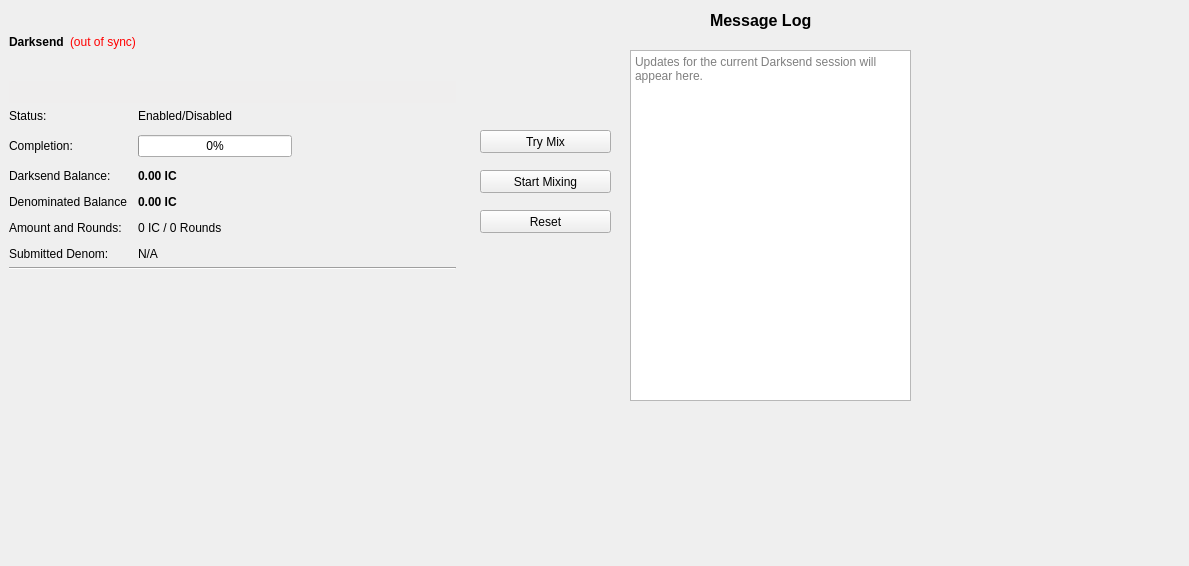
<?xml version="1.0" encoding="UTF-8"?>
<ui version="4.0">
 <class>DarksendPage</class>
 <widget class="QWidget" name="DarksendPage">
  <property name="geometry">
   <rect>
    <x>0</x>
    <y>0</y>
    <width>1189</width>
    <height>566</height>
   </rect>
  </property>
  <property name="windowTitle">
   <string>Form</string>
  </property>
  <widget class="QFrame" name="frameDarksend">
   <property name="geometry">
    <rect>
     <x>0</x>
     <y>0</y>
     <width>465</width>
     <height>350</height>
    </rect>
   </property>
   <property name="sizePolicy">
    <sizepolicy hsizetype="Expanding" vsizetype="Expanding">
     <horstretch>0</horstretch>
     <verstretch>0</verstretch>
    </sizepolicy>
   </property>
   <property name="minimumSize">
    <size>
     <width>0</width>
     <height>350</height>
    </size>
   </property>
   <property name="layoutDirection">
    <enum>Qt::LeftToRight</enum>
   </property>
   <property name="frameShape">
    <enum>QFrame::NoFrame</enum>
   </property>
   <property name="frameShadow">
    <enum>QFrame::Raised</enum>
   </property>
   <layout class="QVBoxLayout" name="verticalLayout_5">
    <item>
     <layout class="QHBoxLayout" name="horizontalLayout_5">
      <item>
       <widget class="QLabel" name="label_2">
        <property name="font">
         <font>
          <weight>75</weight>
          <bold>true</bold>
         </font>
        </property>
        <property name="text">
         <string>Darksend</string>
        </property>
       </widget>
      </item>
      <item>
       <widget class="QLabel" name="labelDarksendSyncStatus">
        <property name="toolTip">
         <string>The displayed information may be out of date. Your wallet automatically synchronizes with the Gelin network after a connection is established, but this process has not completed yet.</string>
        </property>
        <property name="styleSheet">
         <string notr="true">QLabel { color: red; }</string>
        </property>
        <property name="text">
         <string notr="true">(out of sync)</string>
        </property>
        <property name="alignment">
         <set>Qt::AlignLeading|Qt::AlignLeft|Qt::AlignVCenter</set>
        </property>
       </widget>
      </item>
      <item>
       <spacer name="horizontalSpacer_4">
        <property name="orientation">
         <enum>Qt::Horizontal</enum>
        </property>
        <property name="sizeHint" stdset="0">
         <size>
          <width>40</width>
          <height>20</height>
         </size>
        </property>
       </spacer>
      </item>
     </layout>
    </item>
    <item>
     <widget class="QPushButton" name="runAutoDenom">
      <property name="palette">
       <palette>
        <active>
         <colorrole role="WindowText">
          <brush brushstyle="SolidPattern">
           <color alpha="255">
            <red>0</red>
            <green>0</green>
            <blue>0</blue>
           </color>
          </brush>
         </colorrole>
         <colorrole role="Button">
          <brush brushstyle="SolidPattern">
           <color alpha="255">
            <red>239</red>
            <green>238</green>
            <blue>238</blue>
           </color>
          </brush>
         </colorrole>
         <colorrole role="Light">
          <brush brushstyle="SolidPattern">
           <color alpha="255">
            <red>255</red>
            <green>255</green>
            <blue>255</blue>
           </color>
          </brush>
         </colorrole>
         <colorrole role="Midlight">
          <brush brushstyle="SolidPattern">
           <color alpha="255">
            <red>247</red>
            <green>246</green>
            <blue>246</blue>
           </color>
          </brush>
         </colorrole>
         <colorrole role="Dark">
          <brush brushstyle="SolidPattern">
           <color alpha="255">
            <red>119</red>
            <green>119</green>
            <blue>119</blue>
           </color>
          </brush>
         </colorrole>
         <colorrole role="Mid">
          <brush brushstyle="SolidPattern">
           <color alpha="255">
            <red>159</red>
            <green>159</green>
            <blue>159</blue>
           </color>
          </brush>
         </colorrole>
         <colorrole role="Text">
          <brush brushstyle="SolidPattern">
           <color alpha="255">
            <red>0</red>
            <green>0</green>
            <blue>0</blue>
           </color>
          </brush>
         </colorrole>
         <colorrole role="BrightText">
          <brush brushstyle="SolidPattern">
           <color alpha="255">
            <red>255</red>
            <green>255</green>
            <blue>255</blue>
           </color>
          </brush>
         </colorrole>
         <colorrole role="ButtonText">
          <brush brushstyle="SolidPattern">
           <color alpha="255">
            <red>0</red>
            <green>0</green>
            <blue>0</blue>
           </color>
          </brush>
         </colorrole>
         <colorrole role="Base">
          <brush brushstyle="SolidPattern">
           <color alpha="255">
            <red>255</red>
            <green>255</green>
            <blue>255</blue>
           </color>
          </brush>
         </colorrole>
         <colorrole role="Window">
          <brush brushstyle="SolidPattern">
           <color alpha="255">
            <red>239</red>
            <green>238</green>
            <blue>238</blue>
           </color>
          </brush>
         </colorrole>
         <colorrole role="Shadow">
          <brush brushstyle="SolidPattern">
           <color alpha="255">
            <red>0</red>
            <green>0</green>
            <blue>0</blue>
           </color>
          </brush>
         </colorrole>
         <colorrole role="AlternateBase">
          <brush brushstyle="SolidPattern">
           <color alpha="255">
            <red>247</red>
            <green>246</green>
            <blue>246</blue>
           </color>
          </brush>
         </colorrole>
         <colorrole role="ToolTipBase">
          <brush brushstyle="SolidPattern">
           <color alpha="255">
            <red>255</red>
            <green>255</green>
            <blue>220</blue>
           </color>
          </brush>
         </colorrole>
         <colorrole role="ToolTipText">
          <brush brushstyle="SolidPattern">
           <color alpha="255">
            <red>0</red>
            <green>0</green>
            <blue>0</blue>
           </color>
          </brush>
         </colorrole>
        </active>
        <inactive>
         <colorrole role="WindowText">
          <brush brushstyle="SolidPattern">
           <color alpha="255">
            <red>0</red>
            <green>0</green>
            <blue>0</blue>
           </color>
          </brush>
         </colorrole>
         <colorrole role="Button">
          <brush brushstyle="SolidPattern">
           <color alpha="255">
            <red>239</red>
            <green>238</green>
            <blue>238</blue>
           </color>
          </brush>
         </colorrole>
         <colorrole role="Light">
          <brush brushstyle="SolidPattern">
           <color alpha="255">
            <red>255</red>
            <green>255</green>
            <blue>255</blue>
           </color>
          </brush>
         </colorrole>
         <colorrole role="Midlight">
          <brush brushstyle="SolidPattern">
           <color alpha="255">
            <red>247</red>
            <green>246</green>
            <blue>246</blue>
           </color>
          </brush>
         </colorrole>
         <colorrole role="Dark">
          <brush brushstyle="SolidPattern">
           <color alpha="255">
            <red>119</red>
            <green>119</green>
            <blue>119</blue>
           </color>
          </brush>
         </colorrole>
         <colorrole role="Mid">
          <brush brushstyle="SolidPattern">
           <color alpha="255">
            <red>159</red>
            <green>159</green>
            <blue>159</blue>
           </color>
          </brush>
         </colorrole>
         <colorrole role="Text">
          <brush brushstyle="SolidPattern">
           <color alpha="255">
            <red>0</red>
            <green>0</green>
            <blue>0</blue>
           </color>
          </brush>
         </colorrole>
         <colorrole role="BrightText">
          <brush brushstyle="SolidPattern">
           <color alpha="255">
            <red>255</red>
            <green>255</green>
            <blue>255</blue>
           </color>
          </brush>
         </colorrole>
         <colorrole role="ButtonText">
          <brush brushstyle="SolidPattern">
           <color alpha="255">
            <red>0</red>
            <green>0</green>
            <blue>0</blue>
           </color>
          </brush>
         </colorrole>
         <colorrole role="Base">
          <brush brushstyle="SolidPattern">
           <color alpha="255">
            <red>255</red>
            <green>255</green>
            <blue>255</blue>
           </color>
          </brush>
         </colorrole>
         <colorrole role="Window">
          <brush brushstyle="SolidPattern">
           <color alpha="255">
            <red>239</red>
            <green>238</green>
            <blue>238</blue>
           </color>
          </brush>
         </colorrole>
         <colorrole role="Shadow">
          <brush brushstyle="SolidPattern">
           <color alpha="255">
            <red>0</red>
            <green>0</green>
            <blue>0</blue>
           </color>
          </brush>
         </colorrole>
         <colorrole role="AlternateBase">
          <brush brushstyle="SolidPattern">
           <color alpha="255">
            <red>247</red>
            <green>246</green>
            <blue>246</blue>
           </color>
          </brush>
         </colorrole>
         <colorrole role="ToolTipBase">
          <brush brushstyle="SolidPattern">
           <color alpha="255">
            <red>255</red>
            <green>255</green>
            <blue>220</blue>
           </color>
          </brush>
         </colorrole>
         <colorrole role="ToolTipText">
          <brush brushstyle="SolidPattern">
           <color alpha="255">
            <red>0</red>
            <green>0</green>
            <blue>0</blue>
           </color>
          </brush>
         </colorrole>
        </inactive>
        <disabled>
         <colorrole role="WindowText">
          <brush brushstyle="SolidPattern">
           <color alpha="255">
            <red>119</red>
            <green>119</green>
            <blue>119</blue>
           </color>
          </brush>
         </colorrole>
         <colorrole role="Button">
          <brush brushstyle="SolidPattern">
           <color alpha="255">
            <red>239</red>
            <green>238</green>
            <blue>238</blue>
           </color>
          </brush>
         </colorrole>
         <colorrole role="Light">
          <brush brushstyle="SolidPattern">
           <color alpha="255">
            <red>255</red>
            <green>255</green>
            <blue>255</blue>
           </color>
          </brush>
         </colorrole>
         <colorrole role="Midlight">
          <brush brushstyle="SolidPattern">
           <color alpha="255">
            <red>247</red>
            <green>246</green>
            <blue>246</blue>
           </color>
          </brush>
         </colorrole>
         <colorrole role="Dark">
          <brush brushstyle="SolidPattern">
           <color alpha="255">
            <red>119</red>
            <green>119</green>
            <blue>119</blue>
           </color>
          </brush>
         </colorrole>
         <colorrole role="Mid">
          <brush brushstyle="SolidPattern">
           <color alpha="255">
            <red>159</red>
            <green>159</green>
            <blue>159</blue>
           </color>
          </brush>
         </colorrole>
         <colorrole role="Text">
          <brush brushstyle="SolidPattern">
           <color alpha="255">
            <red>119</red>
            <green>119</green>
            <blue>119</blue>
           </color>
          </brush>
         </colorrole>
         <colorrole role="BrightText">
          <brush brushstyle="SolidPattern">
           <color alpha="255">
            <red>255</red>
            <green>255</green>
            <blue>255</blue>
           </color>
          </brush>
         </colorrole>
         <colorrole role="ButtonText">
          <brush brushstyle="SolidPattern">
           <color alpha="255">
            <red>119</red>
            <green>119</green>
            <blue>119</blue>
           </color>
          </brush>
         </colorrole>
         <colorrole role="Base">
          <brush brushstyle="SolidPattern">
           <color alpha="255">
            <red>239</red>
            <green>238</green>
            <blue>238</blue>
           </color>
          </brush>
         </colorrole>
         <colorrole role="Window">
          <brush brushstyle="SolidPattern">
           <color alpha="255">
            <red>239</red>
            <green>238</green>
            <blue>238</blue>
           </color>
          </brush>
         </colorrole>
         <colorrole role="Shadow">
          <brush brushstyle="SolidPattern">
           <color alpha="255">
            <red>0</red>
            <green>0</green>
            <blue>0</blue>
           </color>
          </brush>
         </colorrole>
         <colorrole role="AlternateBase">
          <brush brushstyle="SolidPattern">
           <color alpha="255">
            <red>239</red>
            <green>238</green>
            <blue>238</blue>
           </color>
          </brush>
         </colorrole>
         <colorrole role="ToolTipBase">
          <brush brushstyle="SolidPattern">
           <color alpha="255">
            <red>255</red>
            <green>255</green>
            <blue>220</blue>
           </color>
          </brush>
         </colorrole>
         <colorrole role="ToolTipText">
          <brush brushstyle="SolidPattern">
           <color alpha="255">
            <red>0</red>
            <green>0</green>
            <blue>0</blue>
           </color>
          </brush>
         </colorrole>
        </disabled>
       </palette>
      </property>
      <property name="focusPolicy">
       <enum>Qt::NoFocus</enum>
      </property>
      <property name="autoFillBackground">
       <bool>true</bool>
      </property>
      <property name="text">
       <string/>
      </property>
      <property name="flat">
       <bool>true</bool>
      </property>
     </widget>
    </item>
    <item>
     <layout class="QFormLayout" name="formLayout">
      <property name="fieldGrowthPolicy">
       <enum>QFormLayout::AllNonFixedFieldsGrow</enum>
      </property>
      <property name="horizontalSpacing">
       <number>11</number>
      </property>
      <property name="verticalSpacing">
       <number>12</number>
      </property>
      <item row="0" column="0">
       <widget class="QLabel" name="label_6">
        <property name="text">
         <string>Status:</string>
        </property>
       </widget>
      </item>
      <item row="0" column="1">
       <widget class="QLabel" name="darksendEnabled">
        <property name="text">
         <string>Enabled/Disabled</string>
        </property>
       </widget>
      </item>
      <item row="1" column="0">
       <widget class="QLabel" name="label_7">
        <property name="text">
         <string>Completion:</string>
        </property>
       </widget>
      </item>
      <item row="1" column="1">
       <widget class="QProgressBar" name="darksendProgress">
        <property name="maximumSize">
         <size>
          <width>154</width>
          <height>16777215</height>
         </size>
        </property>
        <property name="value">
         <number>0</number>
        </property>
       </widget>
      </item>
      <item row="4" column="0">
       <widget class="QLabel" name="denominatedBalanceLabel">
        <property name="text">
         <string>Denominated Balance</string>
        </property>
       </widget>
      </item>
      <item row="4" column="1">
       <widget class="QLabel" name="denominatedBalanceValue">
        <property name="font">
         <font>
          <weight>75</weight>
          <bold>true</bold>
         </font>
        </property>
        <property name="text">
         <string>0.00 IC</string>
        </property>
       </widget>
      </item>
      <item row="5" column="0">
       <widget class="QLabel" name="label_8">
        <property name="text">
         <string>Amount and Rounds:</string>
        </property>
       </widget>
      </item>
      <item row="5" column="1">
       <widget class="QLabel" name="labelAmountRounds">
        <property name="text">
         <string>0 IC / 0 Rounds</string>
        </property>
       </widget>
      </item>
      <item row="6" column="0">
       <widget class="QLabel" name="label_9">
        <property name="text">
         <string>Submitted Denom:</string>
        </property>
       </widget>
      </item>
      <item row="6" column="1">
       <widget class="QLabel" name="labelSubmittedDenom">
        <property name="toolTip">
         <string>The denominations you submitted to the Masternode.&lt;br&gt;To mix, other users must submit the exact same denominations.</string>
        </property>
        <property name="text">
         <string>N/A</string>
        </property>
       </widget>
      </item>
      <item row="3" column="0">
       <widget class="QLabel" name="labelAnonymizedText">
        <property name="text">
         <string>Darksend Balance:</string>
        </property>
       </widget>
      </item>
      <item row="3" column="1">
       <widget class="QLabel" name="labelAnonymized">
        <property name="font">
         <font>
          <weight>75</weight>
          <bold>true</bold>
         </font>
        </property>
        <property name="text">
         <string notr="true">0.00 IC</string>
        </property>
       </widget>
      </item>
     </layout>
    </item>
    <item>
     <widget class="Line" name="lineLastMessage">
      <property name="orientation">
       <enum>Qt::Horizontal</enum>
      </property>
     </widget>
    </item>
    <item>
     <widget class="QLabel" name="darksendStatus">
      <property name="minimumSize">
       <size>
        <width>288</width>
        <height>43</height>
       </size>
      </property>
      <property name="text">
       <string/>
      </property>
      <property name="alignment">
       <set>Qt::AlignLeading|Qt::AlignLeft|Qt::AlignTop</set>
      </property>
      <property name="wordWrap">
       <bool>true</bool>
      </property>
     </widget>
    </item>
   </layout>
  </widget>
  <widget class="QPushButton" name="darksendAuto">
   <property name="geometry">
    <rect>
     <x>480</x>
     <y>130</y>
     <width>131</width>
     <height>23</height>
    </rect>
   </property>
   <property name="sizePolicy">
    <sizepolicy hsizetype="MinimumExpanding" vsizetype="Fixed">
     <horstretch>0</horstretch>
     <verstretch>0</verstretch>
    </sizepolicy>
   </property>
   <property name="toolTip">
    <string>Try to manually submit a Darksend request.</string>
   </property>
   <property name="text">
    <string>Try Mix</string>
   </property>
  </widget>
  <widget class="QPushButton" name="toggleDarksend">
   <property name="geometry">
    <rect>
     <x>480</x>
     <y>170</y>
     <width>131</width>
     <height>23</height>
    </rect>
   </property>
   <property name="sizePolicy">
    <sizepolicy hsizetype="MinimumExpanding" vsizetype="Fixed">
     <horstretch>0</horstretch>
     <verstretch>0</verstretch>
    </sizepolicy>
   </property>
   <property name="text">
    <string>Start Mixing</string>
   </property>
  </widget>
  <widget class="QPushButton" name="darksendReset">
   <property name="geometry">
    <rect>
     <x>480</x>
     <y>210</y>
     <width>131</width>
     <height>23</height>
    </rect>
   </property>
   <property name="sizePolicy">
    <sizepolicy hsizetype="MinimumExpanding" vsizetype="Fixed">
     <horstretch>0</horstretch>
     <verstretch>0</verstretch>
    </sizepolicy>
   </property>
   <property name="toolTip">
    <string>Reset the current status of Darksend (can interrupt Darksend if it's in the process of Mixing, which can cost you money!)</string>
   </property>
   <property name="autoFillBackground">
    <bool>false</bool>
   </property>
   <property name="text">
    <string>Reset</string>
   </property>
  </widget>
  <widget class="QLabel" name="darksendMessageLog">
   <property name="geometry">
    <rect>
     <x>710</x>
     <y>10</y>
     <width>121</width>
     <height>20</height>
    </rect>
   </property>
   <property name="font">
    <font>
     <pointsize>12</pointsize>
     <weight>75</weight>
     <bold>true</bold>
    </font>
   </property>
   <property name="text">
    <string>Message Log</string>
   </property>
  </widget>
  <widget class="QTextEdit" name="messageLog">
   <property name="geometry">
    <rect>
     <x>630</x>
     <y>50</y>
     <width>281</width>
     <height>351</height>
    </rect>
   </property>
   <property name="undoRedoEnabled">
    <bool>false</bool>
   </property>
   <property name="readOnly">
    <bool>true</bool>
   </property>
   <property name="placeholderText">
    <string>Updates for the current Darksend session will appear here.</string>
   </property>
  </widget>
 </widget>
 <resources/>
 <connections/>
</ui>
